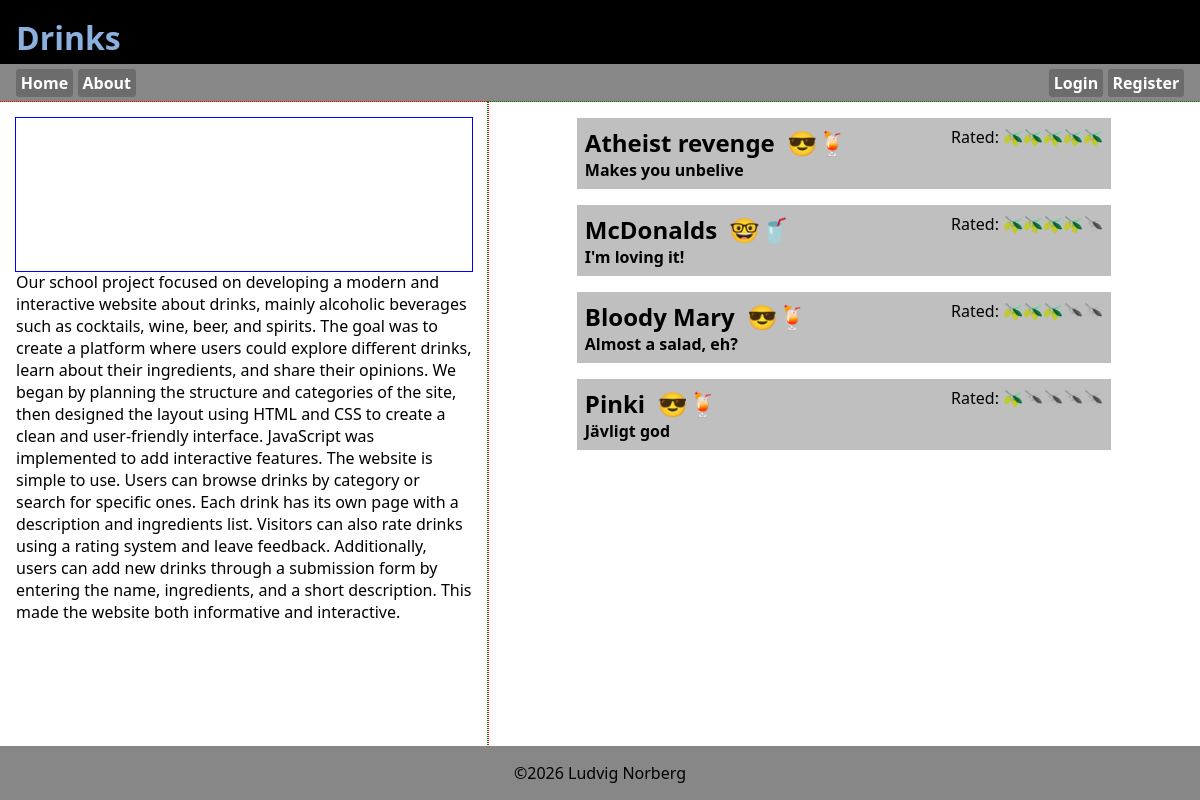
The page / on the database its author committed.
### tables this page shows
CREATE TABLE `tbl_drinks` (
  `id` int(11) NOT NULL,
  `drinkname` varchar(255) NOT NULL,
  `description` varchar(255) NOT NULL,
  `ingredients` text NOT NULL,
  `recipe` text NOT NULL,
  `alcoholic` tinyint(4) NOT NULL
);

### index.php (the view, shortened to what this page needs)
<!DOCTYPE html>
<?php require_once("asset.php"); ?>
<?php
$mess="";
?>
<html lang="en">
<head>
    <link rel="stylesheet" href="style.css">
</head>
<body>
    <header>
        <h1>Drinks</h1>
    </header>
<?php require_once("_nav.php"); ?>
    <main>
    <div class="container">
        <div class="info">
            <h1 class="message"><?=$mess;?></h1>
            <p>Our school project focused on developing a modern and interactive website about drinks, mainly alcoholic beverages such as cocktails, wine, beer, and spirits. The goal was to create a platform where users could explore different drinks, learn about their ingredients, and share their opinions. We began by planning the structure and categories of the site, then designed the layout using HTML and CSS to create a clean and user-friendly interface. JavaScript was implemented to add interactive features.
The website is simple to use. Users can browse drinks by category or search for specific ones. Each drink has its own page with a description and ingredients list. Visitors can also rate drinks using a rating system and leave feedback. Additionally, users can add new drinks through a submission form by entering the name, ingredients, and a short description. This made the website both informative and interactive.</p>
        </div>
        <div class="drinks">
            <?php
                $sql = "
                SELECT
                    d.*,
                    COALESCE(AVG(r.rating), 0) AS avg_rating
                FROM tbl_drinks d
                LEFT JOIN tbl_ratings r ON d.id = r.drinkID
                GROUP BY d.id
                ORDER BY avg_rating DESC, d.drinkname ASC
                ";
                $result = mysqli_query($conn, $sql);
            ?>
            <?php while($row=mysqli_fetch_assoc($result)): ?>
            <details>
                <summary>
                    <div><h2><?=$row['drinkname']?>&nbsp;&nbsp;<span><?=isAlcoholic(intval($row['alcoholic']))?></span></h2>
                    <h4><?=$row['description']?></h4></div>
                    <div class="filler"></div>
                    <div class="ratingDiv">
                        Rated: <?=showRating($row['avg_rating']);?>
                    </div>
                </summary>
            </details>
            <?php endwhile; ?>
        </div>
    </div>
    </main>
<?php require_once("_footer.php"); ?>
</body>
</html>

### asset.php (shortened to what this page needs)
<?php
function showRating($number){
    $number = floatval($number);
    $number = intval(round($number));
    $retStr="";
    for($vdo=1;$vdo<=5;$vdo++){
        if($vdo<=$number){
            $retStr .= "<span class='olive'>🫒</span>";
        }else{
            $retStr .= "<span class='olive grey'>🫒</span>";
        }
    }
    return $retStr;
}
function isAlcoholic($value){
    if($value){
        return "😎🍹";
    }else{
        return "🤓🥤";
    }
}
?>

### style.css (style rules this page uses)
:root { --clr_back_header:#000; --clr_header:#8bb0de; --clr_back_nav:#878787; --clr_back_footer:var(--clr_back_nav); }
*, *:before, *:after { margin: 0; padding: 0; box-sizing: border-box; }
body { height:100dvh; display:flex; flex-direction: column; font-family: system-ui, sans-serif; }
header { background: var(--clr_back_header); color:var(--clr_header); height:4rem; padding: 1rem; }
main { flex-grow: 5; display:flex; flex-direction: column; }
.container { display:flex; flex-direction:row; height:100%; --outline: solid 1px blue; }
.info { outline: dotted 1px red; padding:1rem; width:50rem; display: flex; flex-direction: column; }
.info h1 { height:25%; display: grid; place-content: center; outline: solid 1px blue; }
.drinks { outline: dotted 1px green; width:100%; }
summary { display:flex; width:100%; background: #0003; padding: .5rem; }
.filler { flex-grow:5; }
details { display:flex; flex-direction:column; background: #0001; width:75%; margin-left: auto; margin-right: auto; margin-top:1rem; }
:root { --formborder: rgb(0, 0, 0, .5); --formback: rgb(0, 0, 0, .1); --formlabelcolor: rgb(0, 0, 0, .6) }
.grey { filter: grayscale(100%); }

### rows shown on the page
tbl_drinks: drinkname "Atheist revenge", alcoholic "😎🍹", description "Makes you unbelive"
tbl_drinks: drinkname "McDonalds", alcoholic "🤓🥤", description "I'm loving it!"
tbl_drinks: drinkname "Bloody Mary", alcoholic "😎🍹", description "Almost a salad, eh?"
tbl_drinks: drinkname "Pinki", alcoholic "😎🍹", description "Jävligt god"
